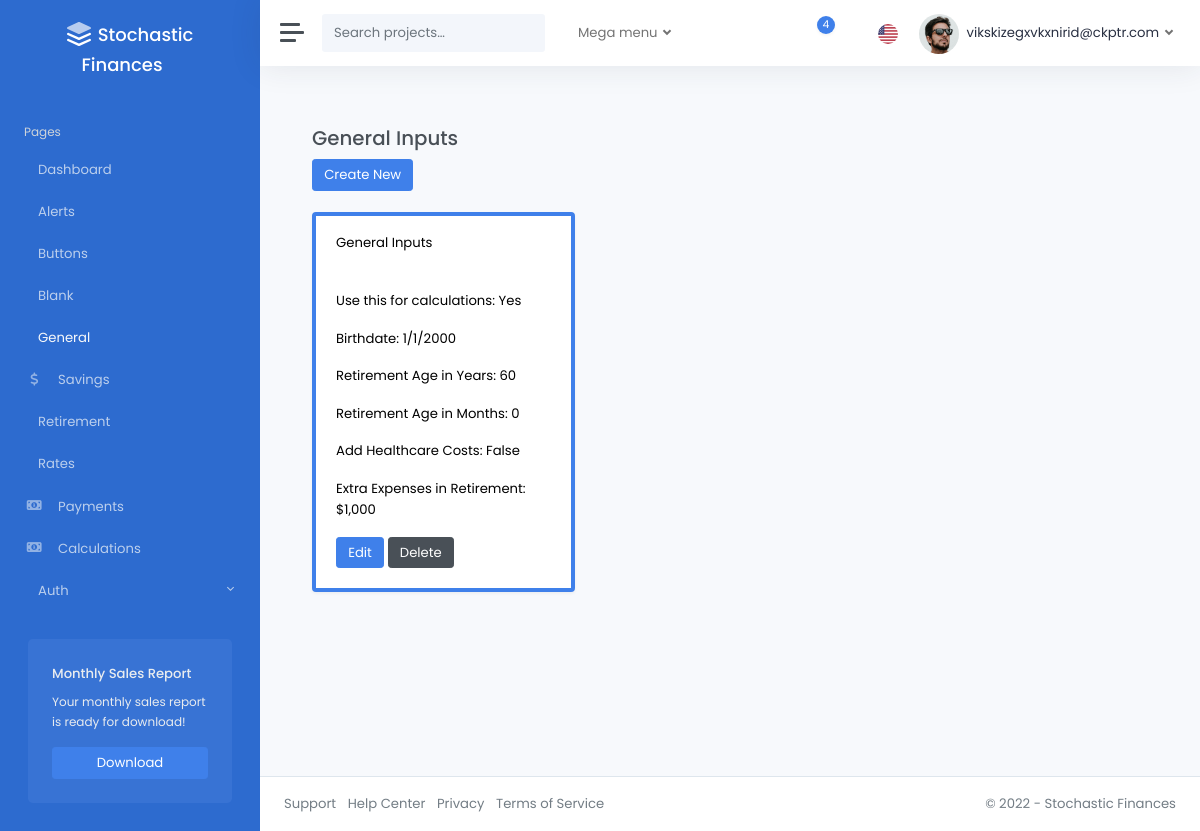
The app's page /general/ (signed in), older data.
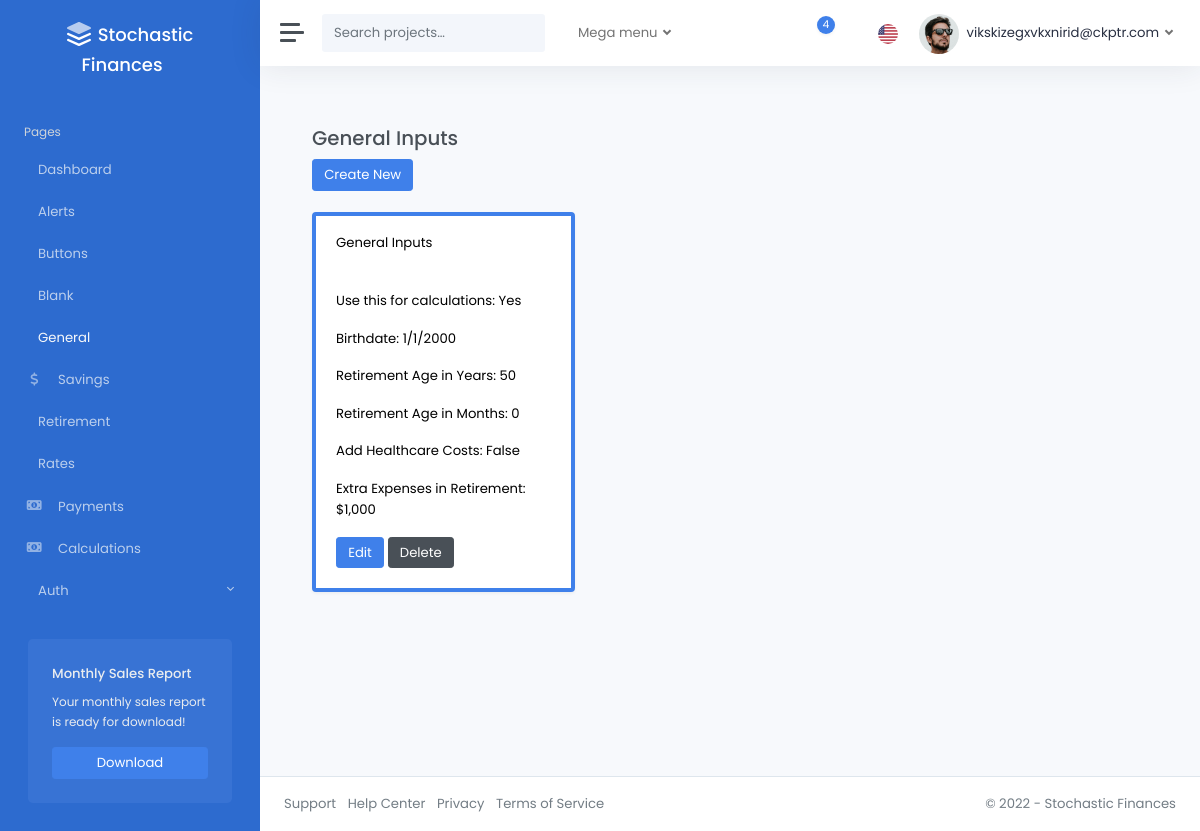
The same page, newer data.
### pages/models.py (models this page shows)
class GeneralInputsModel(models.Model):
    is_active = models.BooleanField(
        default=False,
    )
    birthdate = models.DateField(
        validators=[validate_range_birthdate],
    )
    retirement_age_yrs = models.IntegerField(
        validators=[validate_range_age_yrs],
    )
    retirement_age_mos = models.IntegerField(
        validators=[validate_range_age_mos],
    )
    add_healthcare = models.BooleanField(
        default=False,
    )
    retirement_extra_expenses = models.FloatField(
        validators=[validate_retirement_extra_expenses, decimal_validator],
        default=0,
    )
    created_by = models.ForeignKey(
        CustomUser,
        related_name="general_inputs",
        on_delete=models.CASCADE,
        null=True,
        blank=True,
    )
    modified_at = models.DateTimeField(auto_now=True)
    class Meta:
        verbose_name_plural = "General_Inputs"

### pages/views.py (the view)
# urls.py: path("general/", general_inputs_dashboard, name="general_inputs_dashboard"),
@login_required
def general_inputs_dashboard(request):
    general_inputs_models = GeneralInputsModel.objects.filter(created_by=request.user)
    return render(
        request,
        "pages/general_inputs.html",
        {"general_inputs": general_inputs_models},
    )

### templates/pages/general_inputs.html (shortened to what this page needs)
{% extends 'layouts/_base.html' %}
{% load static %}
{% block content %}
<div class="container">
  <br />
  <h3>General Inputs</h3>
  <div>
    <a href="{% url 'general_inputs_create'%}" class="btn btn-primary">Create New</a>
  </div>
  <br />
  <div class="row">
    {% for item in general_inputs %}
      <div class="col-md-4">
        <div class="card shadow {% if item.is_active %}border-primary{% else %}border-dark{% endif %} mb-3 text-black" style="border-width: {% if item.is_active %}4px{% else %}3px{% endif %};">
          <div class="card-header">General Inputs</div>
          <div class="card-body">
            <p class="card-text">Use this for calculations: {{ item.is_active|yesno|title }}</p>
            <p class="card-text">Birthdate: {{ item.birthdate|date:"n/j/Y" }}</p>
            <p class="card-text">Retirement Age in Years: {{ item.retirement_age_yrs }}</p>
            <p class="card-text">Retirement Age in Months: {{ item.retirement_age_mos }}</p>
            <p class="card-text">Add Healthcare Costs: {{ item.add_healthcare }}</p>
            <p class="card-text">Extra Expenses in Retirement: ${{ item.retirement_extra_expenses|floatformat:"0g" }}</p>
            <a href="{% url 'general_inputs_edit' item.id %}" class="btn btn-primary">Edit</a>
            <a href="{% url 'general_inputs_delete' item.id %}" class="btn btn-secondary">Delete</a>
          </div>
        </div>
      </div>
    {% endfor %}
  </div>
</div>
{% endblock %}

Row changes from the older to the newer data that the page shows:
changed GeneralInputsModel "Yes": retirement_age_yrs "60" → "50"
